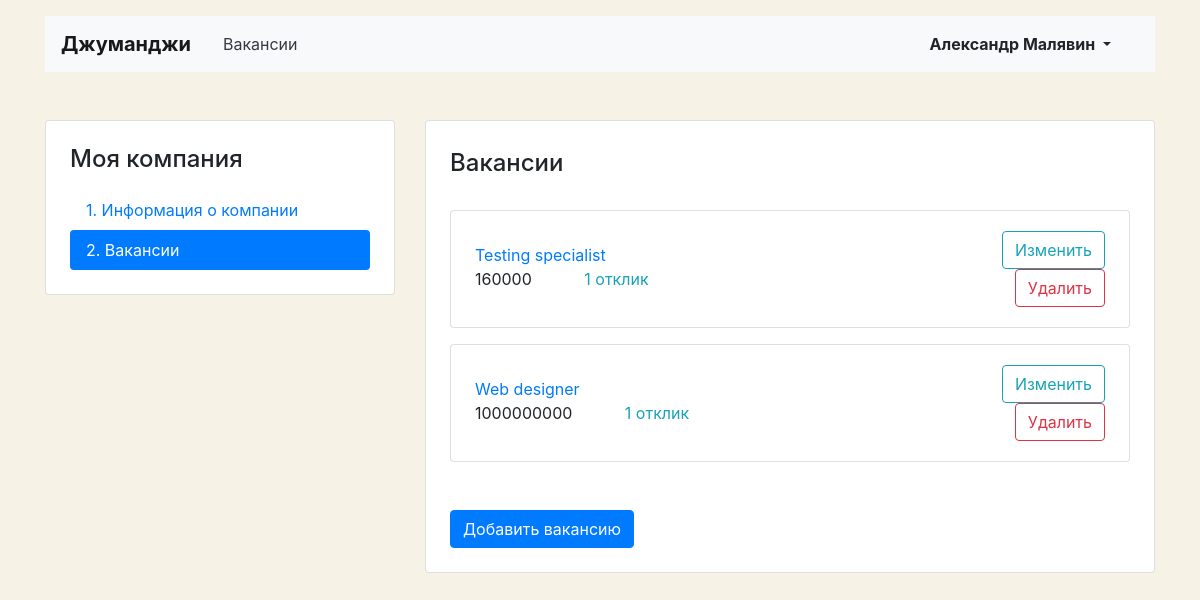
Page /mycompany/vacancies/ (signed in) on the earlier database version.
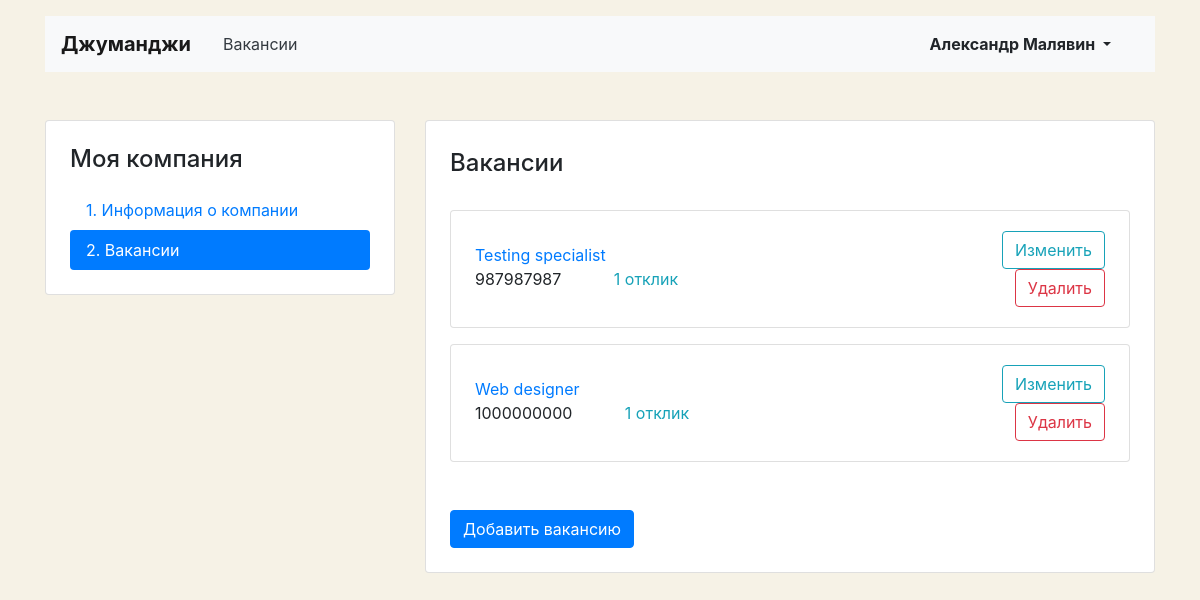
Same page on the later database version.
### main/models.py (models this page shows, shortened)
class Vacancy(models.Model):
    title = models.CharField(max_length=120)
    specialty = models.ForeignKey(Specialty, on_delete=models.CASCADE, related_name='vacancies')
    company = models.ForeignKey(Company, on_delete=models.CASCADE, related_name='companies')
    skills = models.TextField()
    description = models.TextField()
    salary_min = models.PositiveIntegerField()
    salary_max = models.PositiveIntegerField()
    published_at = models.DateField(default=date.today)

### main/views/my_vacancy.py (the view)
# urls.py: path('mycompany/vacancies/', vacancy.MyVacancies.as_view(), name='my_company_vacancies'),
class MyVacancies(LoginRequiredMixin, View):
    redirect_field_name = 'login'
    def get(self, request):
        my_vacancies = Vacancy.objects.filter(company__owner=request.user).annotate(app_count=Count('applications'))
        ctx = {
            'my_vacancies': my_vacancies,
        }
        return render(request, 'main/my_vacancy/my_vacancies.html', ctx)

### main/templatetags/my_tags.py (called while the page is built)
@register.filter()
def ru_pluralize(number: Union[int, str], args: str = 'тур,тура,туров'):
    nom_sing, gen_sing, gen_plur = args.split(',')
    number = abs(int(number))
    if 10 <= number % 100 <= 20:
        return f'{number} {gen_plur}'
    if number % 10 == 1:
        return f'{number} {nom_sing}'
    if 2 <= number % 10 <= 4:
        return f'{number} {gen_sing}'
    return f'{number} {gen_plur}'

### main/templates/main/my_vacancy/my_vacancies.html (shortened to what this page needs)
{% extends 'main/base/account_base.html' %}
{% load my_tags %}
{% block content %}
<main class="container mt-3 pb-5">
    <div class="row mt-5">
    {% include 'main/base/account_side_menu.html' %}
      <div class="col-12 col-lg-8">
        <div class="card">
          <div class="card-body px-4 pb-4">
            <section class="tab-pane fade show active">
              <h2 class="h4 pt-2 pb-3">Вакансии</h2>
              {% if not user.my_company.id %}
              <p class="alert alert-info" role="alert">Сначала создайте компанию</p>
              {% else %}
              {% for vacancy in my_vacancies %}
              <div class="card mt-3">
                <div class="card-body px-4">
                  <div class="row align-items-center">
                    <div class="col-6 col-lg-8">
                      <a href="{% url 'my_company_vacancy' vacancy.id %}" class="mb-1">{{vacancy.title}}</a>
                      <p class="mb-1">
                        <span class="mr-5">{{vacancy.salary_max}}</span>
                        {% if vacancy.app_count > 0 %}
                        <a href="{% url 'applications_list' vacancy.id %}" class="text-info"> {{vacancy.app_count|ru_pluralize:'отклик,отклика,откликов'}}</a>
                        {% else %}
                        Нет откликов
                        {% endif %}
                      </p>
                    </div>
                    <div class="col-6 col-lg-4 text-right">
                      <a href="{% url 'my_company_vacancy' vacancy.id %}" class="btn btn-outline-info">Изменить</a>
                      <a href="{% url 'my_company_vac_delete' vacancy.id %}" class="btn btn-outline-danger">Удалить</a>
                    </div>
                  </div>
                </div>
              </div>
              {% endfor %}
              <a href="{% url 'my_company_vac_create' %}"><button type="button" class="btn btn-primary mt-5">Добавить вакансию</button></a>
            {% endif %}
            </section>
          </div>
        </div>
      </div>
    </div>
  </main>
{% endblock %}

Differences in the rows shown:
changed Vacancy "Testing specialist": salary_max "160000" → "987987987"
